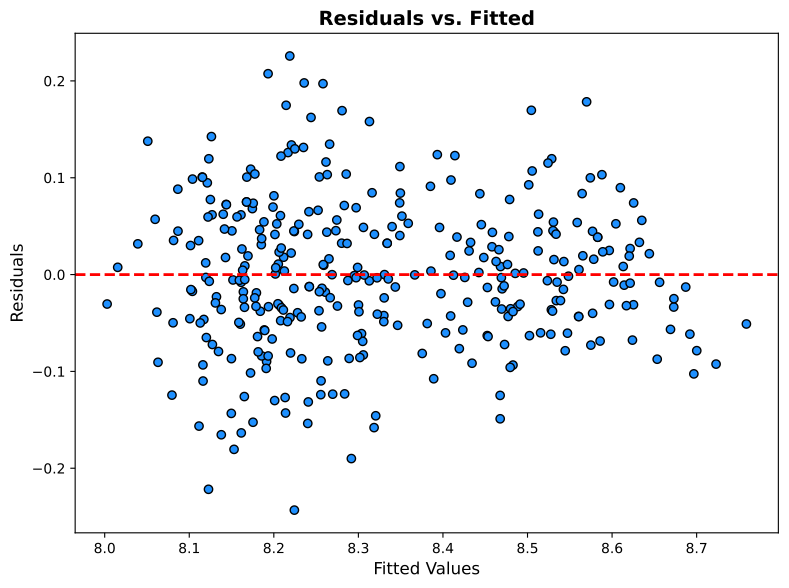

Python code for this plot:
#!/usr/bin/env python3

import matplotlib.pyplot as plt
import numpy as np
import pandas as pd
import statsmodels.formula.api as smf

df = pd.read_csv("../penguins_cleaned.csv")

df["log_Body_Mass"] = np.log(df["Body_Mass"])
df["log_Flipper_Length"] = np.log(df["Flipper_Length"])
df["log_Culmen_Length"] = np.log(df["Culmen_Length"])
df["log_Culmen_Depth"] = np.log(df["Culmen_Depth"])
df["Is_Gentoo"] = np.where(df["Species"].str.contains("Gentoo"), 1, 0)
df["Is_Chinstrap"] = np.where(df["Species"].str.contains("Chinstrap"), 1, 0)

formula = "log_Body_Mass ~ log_Flipper_Length + log_Culmen_Length + log_Culmen_Depth + Is_Gentoo + Is_Chinstrap"
model = smf.ols(formula, data=df).fit()

plt.figure(figsize=(8, 6))
plt.scatter(
    model.fittedvalues, model.resid, alpha=1, color="dodgerblue", edgecolors="k"
)
plt.axhline(0, color="red", linestyle="--", linewidth=2)
plt.title("Residuals vs. Fitted", fontsize=14, fontweight="bold")
plt.xlabel("Fitted Values", fontsize=12)
plt.ylabel("Residuals", fontsize=12)

plt.tight_layout()
plt.savefig("./plots/model-testing/res-vs-fit.pdf", format="pdf", bbox_inches="tight")
